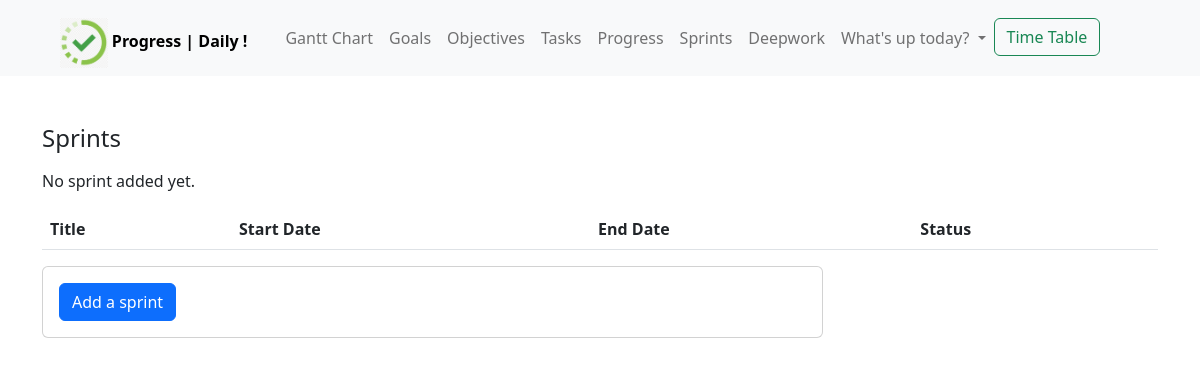
The app's page /sprint/, older data.
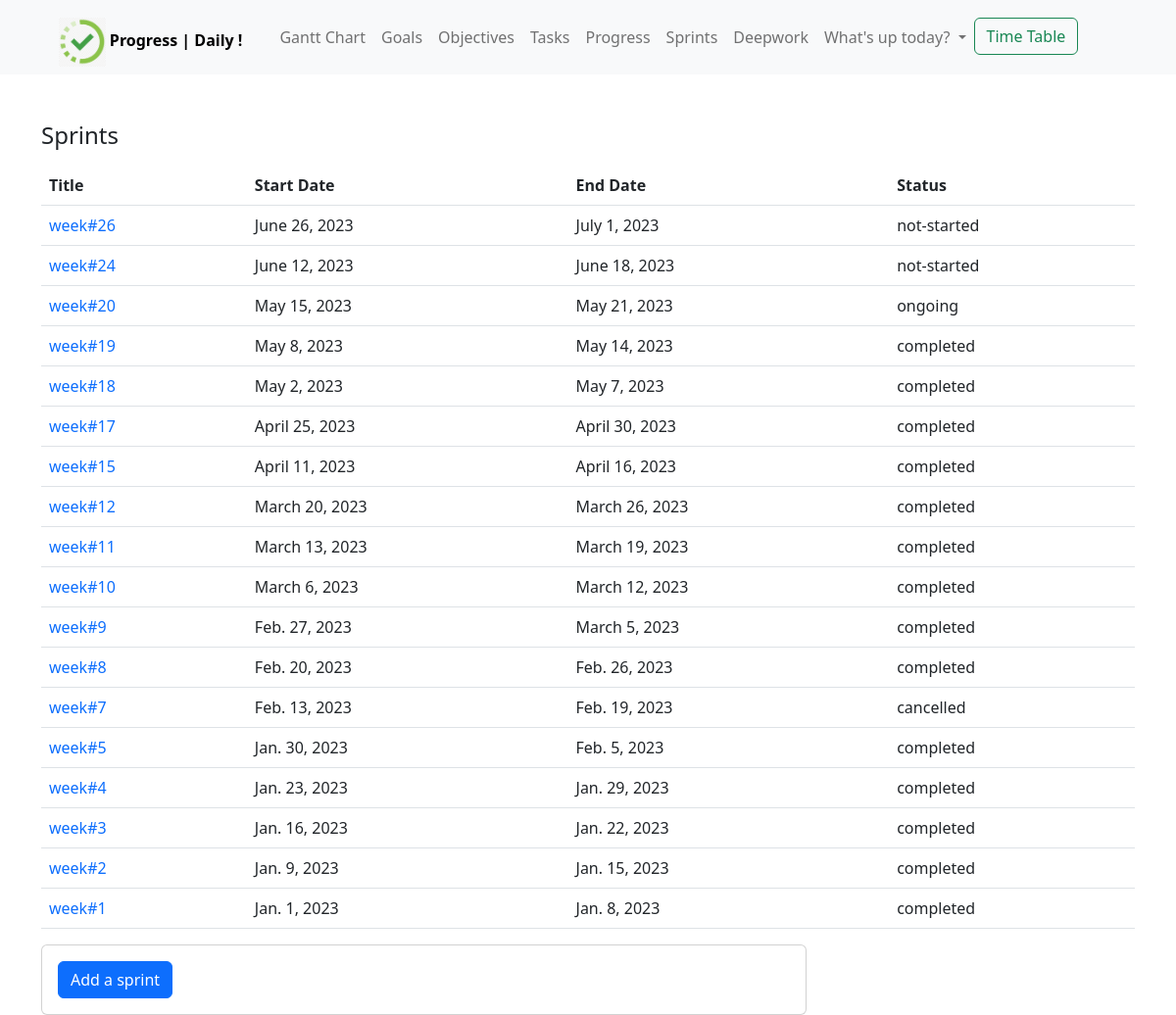
The same page, newer data.
### sprint/models.py (models this page shows, shortened)
class Sprint(models.Model):
    choices = [
        ('not-started', 'Not Started'),
        ('ongoing', 'Ongoing'),
        ('completed', 'Completed'),
        ('cancelled', 'cancelled'),
    ]
    title = models.CharField(max_length=50)
    description = models.TextField(max_length=1000)
    start_date = models.DateField()
    end_date = models.DateField()
    status = models.CharField(max_length=50, default='not-started', choices=choices)
    comments = models.TextField(null=True, blank=True, max_length=1000)

### sprint/views.py (the view)
# urls.py: path('', SprintList.as_view(), name='sprint_list'),
class SprintList(ListView):
    model = Sprint
    context_object_name = 'sprints'
    template_name = 'sprint/sprint_list.html'
    ordering = ['-start_date', ]

### templates/sprint/sprint_list.html
{% extends 'base.html' %}
{% block content %}
  <div class="container mt-5">
    <h4 class="mb-3">Sprints</h4>
    <div>
      <table class="table">
        <th>Title</th>
        <th>Start Date</th>
        <th>End Date</th>
        <th>Status</th>
      {% for sprint in sprints %}
        <tr>
          <td><a class="no-decoration" href="{% url 'sprint_detail' sprint.id %}">{{ sprint.title }}</a></td>
          <td>{{ sprint.start_date }}</td>
          <td>{{ sprint.end_date }}</td>
          <td>{{ sprint.status }}</td>
        </tr>
      {% empty %}
        <p>No sprint added yet.</p>
      {% endfor %}
    </table>
    </div>
    <div class="card" style="width: 70%;">
      <div class="card-body">
        <a class="btn btn-primary" href="{% url 'add_sprint' %}">Add a sprint</a>
      </div>
    </div>
  </div>
{% endblock %}

Row changes from the older to the newer data that the page shows:
added Sprint: title "week#26", start_date "June 26, 2023", end_date "July 1, 2023", status "not-started"
added Sprint: title "week#24", start_date "June 12, 2023", end_date "June 18, 2023", status "not-started"
added Sprint: title "week#20", start_date "May 15, 2023", end_date "May 21, 2023", status "ongoing"
added Sprint: title "week#19", start_date "May 8, 2023", end_date "May 14, 2023", status "completed"
added Sprint: title "week#18", start_date "May 2, 2023", end_date "May 7, 2023", status "completed"
added Sprint: title "week#17", start_date "April 25, 2023", end_date "April 30, 2023", status "completed"
added Sprint: title "week#15", start_date "April 11, 2023", end_date "April 16, 2023", status "completed"
added Sprint: title "week#12", start_date "March 20, 2023", end_date "March 26, 2023", status "completed"
added Sprint: title "week#11", start_date "March 13, 2023", end_date "March 19, 2023", status "completed"
added Sprint: title "week#10", start_date "March 6, 2023", end_date "March 12, 2023", status "completed"
added Sprint: title "week#9", start_date "Feb. 27, 2023", end_date "March 5, 2023", status "completed"
added Sprint: title "week#8", start_date "Feb. 20, 2023", end_date "Feb. 26, 2023", status "completed"
added Sprint: title "week#7", start_date "Feb. 13, 2023", end_date "Feb. 19, 2023", status "cancelled"
added Sprint: title "week#5", start_date "Jan. 30, 2023", end_date "Feb. 5, 2023", status "completed"
added Sprint: title "week#4", start_date "Jan. 23, 2023", end_date "Jan. 29, 2023", status "completed"
added Sprint: title "week#3", start_date "Jan. 16, 2023", end_date "Jan. 22, 2023", status "completed"
added Sprint: title "week#2", start_date "Jan. 9, 2023", end_date "Jan. 15, 2023", status "completed"
added Sprint: title "week#1", start_date "Jan. 1, 2023", end_date "Jan. 8, 2023", status "completed"
Text that changed along with them:
text no longer shown: "No sprint added yet."
